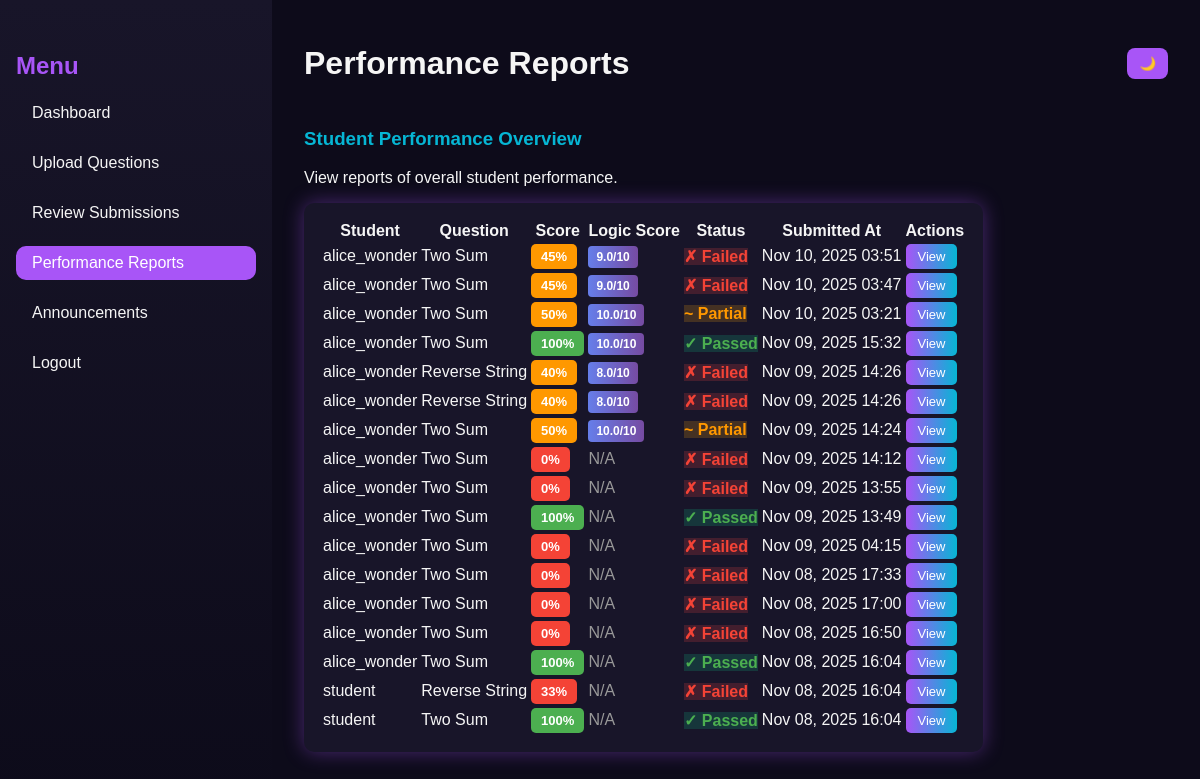
Before: /faculty/performance-reports/ (signed in) with the older database file.
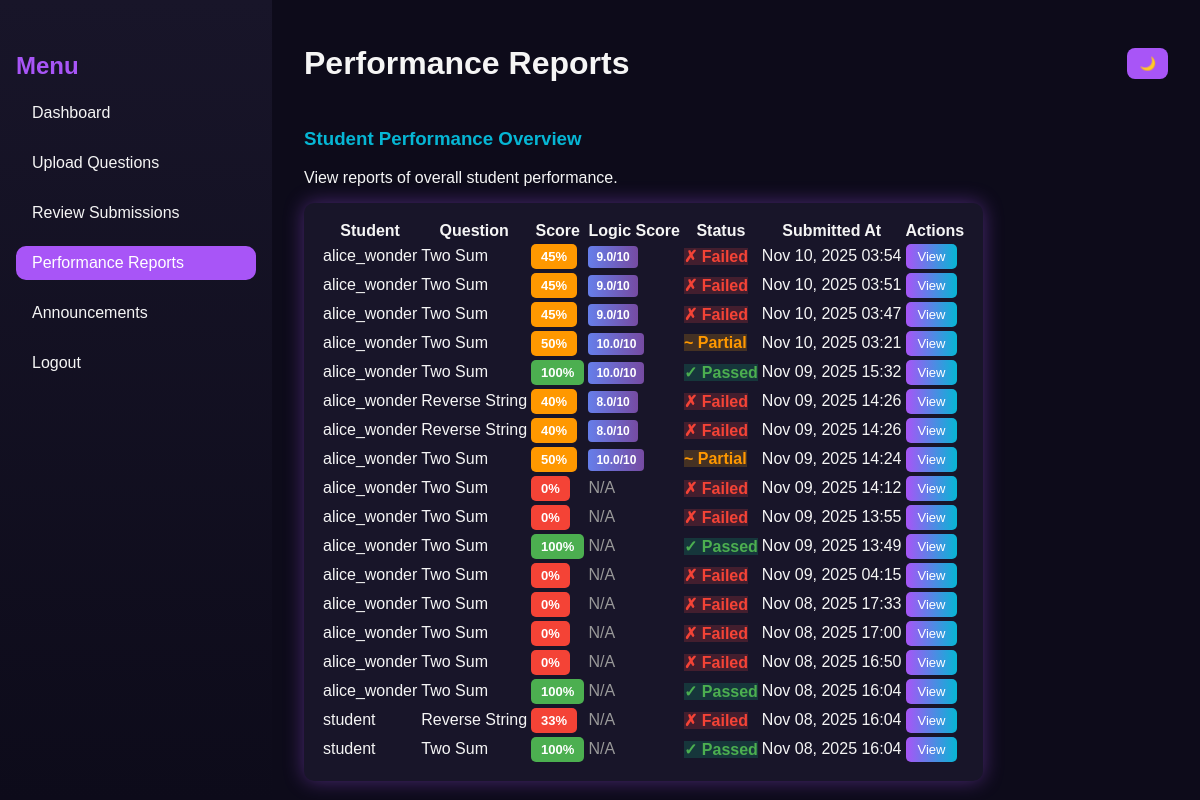
After: the same page with the newer database file.
### core/models.py (models this page shows, shortened)
class Submission(models.Model):
    student = models.ForeignKey(Student, on_delete=models.CASCADE)
    question = models.ForeignKey(Question, on_delete=models.CASCADE)
    code = models.TextField()
    language = models.CharField(max_length=20)
    result = models.JSONField(null=True, blank=True)  # store output, correctness, AI feedback
    score = models.FloatField(default=0)
    submitted_at = models.DateTimeField(auto_now_add=True)

class Student(models.Model):
    user = models.OneToOneField(User, on_delete=models.CASCADE)
    faculty = models.ForeignKey(Faculty, on_delete=models.SET_NULL, null=True, blank=True)
    group = models.CharField(max_length=100, blank=True, null=True)

class Question(models.Model):
    faculty = models.ForeignKey(Faculty, on_delete=models.CASCADE, related_name='questions')
    title = models.CharField(max_length=255)
    description = models.TextField()
    difficulty = models.CharField(
        max_length=20,
        choices=[('Easy', 'Easy'), ('Medium', 'Medium'), ('Hard', 'Hard')],
        default='Easy'
    )
    marks = models.IntegerField(default=0)
    created_at = models.DateTimeField(auto_now_add=True)
    example_input = models.TextField(blank=True)
    example_output = models.TextField(blank=True)
    constraints = models.TextField(blank=True)

### core/views.py (the view)
# urls.py: path('faculty/performance-reports/', views.performance_reports, name='performance_reports'),
@login_required
def performance_reports(request):
    submissions = Submission.objects.select_related('student__user', 'question').order_by('-submitted_at')
    return render(request, 'core/performance_reports.html', {"submissions": submissions})

### core/templates/core/performance_reports.html (shortened to what this page needs)
{% load static %}
<!DOCTYPE html>
<html lang="en">
<head>
  <link rel="stylesheet" href="{% static 'dynamic/CSS/faculty_dashboard.css' %}" />
</head>
<body>
  <div class="dashboard">
    <aside class="sidebar">
      <h2 class="menu-title">Menu</h2>
      <ul>
        <li><a href="{% url 'faculty_dashboard' %}">Dashboard</a></li>
        <li><a href="{% url 'upload_question' %}">Upload Questions</a></li>
        <li><a href="{% url 'review_submissions' %}">Review Submissions</a></li>
        <li><a href="{% url 'performance_reports' %}" class="active">Performance Reports</a></li>
        <li><a href="{% url 'faculty_announcements' %}">Announcements</a></li>
        <li><a href="{% url 'logout' %}">Logout</a></li>
      </ul>
    </aside>
    <main class="main-content">
      <header class="topbar">
        <h1>Performance Reports</h1>
        <div class="theme-toggle">
          <button id="themeToggle">🌙</button>
        </div>
      </header>
      <section class="overview">
        <h3>Student Performance Overview</h3>
        <p>View reports of overall student performance.</p>
        <table class="performance-table">
          <thead>
            <tr>
              <th>Student</th>
              <th>Question</th>
              <th>Score</th>
              <th>Logic Score</th>
              <th>Status</th>
              <th>Submitted At</th>
              <th>Actions</th>
            </tr>
          </thead>
          <tbody>
            {% for submission in submissions %}
              <tr>
                <td>{{ submission.student.user.username }}</td>
                <td>{{ submission.question.title }}</td>
                <td>
                  <span class="score-badge {% if submission.score >= 70 %}score-high{% elif submission.score >= 40 %}score-medium{% else %}score-low{% endif %}">
                    {{ submission.score|floatformat:0 }}%
                  </span>
                </td>
                <td>
                  {% if submission.result.logic_score is not None %}
                    <span class="logic-badge">{{ submission.result.logic_score }}/10</span>
                  {% else %}
                    <span style="color: #999;">N/A</span>
                  {% endif %}
                </td>
                <td>
                  {% if submission.score == 100 %}
                    <span class="status-passed">✓ Passed</span>
                  {% elif submission.score >= 50 %}
                    <span class="status-partial">~ Partial</span>
                  {% else %}
                    <span class="status-failed">✗ Failed</span>
                  {% endif %}
                </td>
                <td>{{ submission.submitted_at|date:"M d, Y H:i" }}</td>
                <td>
                  <button class="view-btn" onclick="showDetails({{ submission.id }})">View</button>
                </td>
              </tr>
            {% empty %}
              <tr>
                <td colspan="7">No submissions yet.</td>
              </tr>
            {% endfor %}
          </tbody>
        </table>
      </section>
    </main>
  </div>
</body>
</html>

Changed rows visible on the page:
added Submission: student.user.username "alice_wonder", question "Two Sum", score "45", result.logic_score "9.0", shows "✗ Failed", submitted_at "Nov 10, 2025 03:54"
